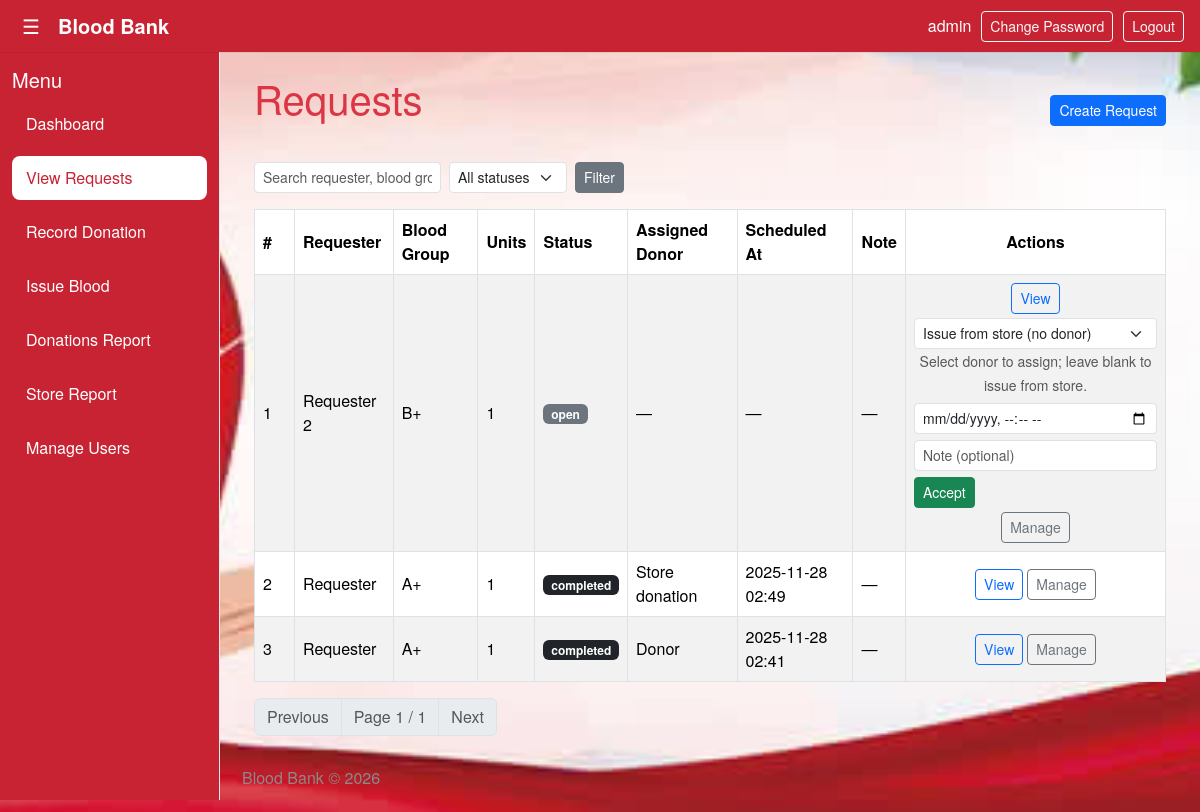
The app's page /requests (signed in) with its own data.
### tables this page shows
CREATE TABLE users (
            id INTEGER PRIMARY KEY,
            name TEXT,
            email_id TEXT UNIQUE,
            phone TEXT,
            username TEXT UNIQUE NOT NULL,
            password_hash TEXT NOT NULL,
            role TEXT NOT NULL DEFAULT 'donor',
            linked_entity_id INTEGER,
            created_at TIMESTAMP DEFAULT CURRENT_TIMESTAMP,
            is_active INTEGER DEFAULT 1,
            profile_pic TEXT,
            blood_type TEXT
        , total_units INTEGER DEFAULT 0, last_donation TIMESTAMP);

CREATE TABLE requests (
            id INTEGER PRIMARY KEY AUTOINCREMENT,
            requester_id INTEGER,
            requester_name TEXT,
            requester_username TEXT,
            blood_group TEXT,
            units INTEGER,
            status TEXT DEFAULT 'open',
            accepted_by INTEGER DEFAULT NULL,
            accepted_by_name TEXT,
            assigned_donor_id INTEGER DEFAULT NULL,
            assigned_donor_name TEXT,
            note TEXT,
            created_at TEXT DEFAULT CURRENT_TIMESTAMP
        , scheduled_at TEXT DEFAULT NULL, completed_at TEXT DEFAULT NULL, donation_id INTEGER DEFAULT NULL);

### bb.py (the view, shortened to what this page needs)
@app.route("/requests")
@login_required
def requests_page():
    page = request.args.get('page', 1, type=int)
    per_page = 20 # items per page
    offset = (page - 1) * per_page
    status_filter = request.args.get('status', '').strip()
    q_filter = request.args.get('q', '').strip()
    base_query = "SELECT * FROM requests WHERE 1=1"
    count_query = "SELECT COUNT(*) FROM requests WHERE 1=1"
    params = []
    count_params = []
    if is_requester():
        base_query += " AND requester_id = ?"
        count_query += " AND requester_id = ?"
        params.append(current_user.id)
        count_params.append(current_user.id)
    if status_filter:
        base_query += " AND status = ?"
        count_query += " AND status = ?"
        params.append(status_filter)
        count_params.append(status_filter)
    if q_filter:
        q_like = f"%{q_filter}%"
        base_query += " AND (requester_name LIKE ? OR requester_username LIKE ? OR blood_group LIKE ?)"
        count_query += " AND (requester_name LIKE ? OR requester_username LIKE ? OR blood_group LIKE ?)"
        params.extend([q_like, q_like, q_like])
        count_params.extend([q_like, q_like, q_like])
    total_count_row = db_fetchone(count_query, tuple(count_params))
    total_count = int(row_get(total_count_row, 0, 0) or 0)
    requests = rows_to_dicts(db_fetchall(
        f"{base_query} ORDER BY created_at DESC LIMIT ? OFFSET ?",
        tuple(params + [per_page, offset])
    ))
    total_pages = (total_count + per_page - 1) // per_page if per_page else 1
    pagination = {
        "page": page,
        "per_page": per_page,
        "has_prev": page > 1,
        "has_next": page < total_pages,
        "prev_page": page - 1,
        "next_page": page + 1,
        "total_pages": total_pages,
        "total_count": total_count
    }
    donors_list = []
    if is_admin() or is_staff():
        donors_list = get_donors_list()
    return render_template("requests.html",
                           requests=requests,
                           pagination=pagination,
                           donors=donors_list)

### bb.py (called while the page is built)
def get_db():
    conn = sqlite3.connect(DB_PATH)
    conn.row_factory = sqlite3.Row
    return conn

def db_fetchall(sql, params=()):
    conn = get_db()
    try:
        cur = conn.cursor()
        cur.execute(sql, params)
        rows = cur.fetchall()
        return rows
    finally:
        if conn:
            conn.close()

def db_fetchone(sql, params=()):
    conn = get_db()
    try:
        cur = conn.cursor()
        cur.execute(sql, params)
        row = cur.fetchone()
        return row
    finally:
        if conn:
            conn.close()

def rows_to_dicts(rows):
    return [dict(r) for r in rows]

def row_get(row, key, default=None):
    if row is None:
        return default
    try:
        return row[key]
    except Exception:
        try:
            return dict(row).get(key, default)
        except Exception:
            return default

@login_manager.user_loader
def load_user(user_id):
    row = db_fetchone(
        """
        SELECT
            id, username, role, password_hash, name,
            blood_type, linked_entity_id, is_active, email_id, phone
        FROM users WHERE id = ?
        """,
        (user_id,)
    )
    if row:
        return User(row)
    return None

def is_admin():
    return current_user.is_authenticated and current_user.role == 'admin'

def is_donor():
    return current_user.is_authenticated and current_user.role == 'donor'

def is_requester():
    return current_user.is_authenticated and current_user.role == 'requester'

@app.context_processor
def inject_helpers():
    def current_year():
        return datetime.utcnow().year
    def utcnow():
        return datetime.utcnow().isoformat(sep=' ', timespec='seconds')
    return {"current_year": current_year, "utcnow": utcnow}

def get_donors_list():
    try:
        rows = db_fetchall("""
            SELECT id, name, blood_type
            FROM users
            WHERE role = 'donor' AND is_active = 1
            ORDER BY name
        """)
    except Exception as e:
        print(f"Database error fetching donors list: {e}")
        return []
    donors = []
    for row in rows:
        donors.append({
            'id': row_get(row, 'id'),
            'name': row_get(row, 'name', row_get(row, 'username', 'Unknown Donor')),
            'blood_group': row_get(row, 'blood_type', 'Unknown'),
        })
    return donors

    @property
    def is_active(self):
        return self._is_active

### templates/requests.html (shortened to what this page needs)
{% extends "base.html" %}
{% block content %}
<div class="container">
  <div class="d-flex justify-content-between align-items-center mb-3">
    <h1 class="text-danger mb-4">Requests</h1>
    <div>
      {% if current_user.is_authenticated and current_user.role == 'requester' %}
        <a href="{{ url_for('create_request') }}" class="btn btn-primary btn-sm">Request Blood</a>
      {% elif current_user.is_authenticated and (current_user.role in ['admin','staff']) %}
        <a href="{{ url_for('create_request') }}" class="btn btn-primary btn-sm">Create Request</a>
      {% endif %}
    </div>
  </div>
  <form method="get" class="row g-2 mb-3">
    <div class="col-auto">
      <input name="q"
             value="{{ request.args.get('q','') }}"
             class="form-control form-control-sm"
             placeholder="Search requester, blood group...">
    </div>
    <div class="col-auto">
      <select name="status" class="form-select form-select-sm">
        <option value="">All statuses</option>
      </select>
    </div>
    <div class="col-auto">
      <button class="btn btn-sm btn-secondary" type="submit">Filter</button>
    </div>
  </form>
  <div class="table-responsive">
    <table class="table table-striped table-bordered align-middle">
      <thead>
        <tr>
          <th style="width:40px">#</th>
          <th>Requester</th>
          <th>Blood Group</th>
          <th>Units</th>
          <th>Status</th>
          <th>Assigned Donor</th>
          <th>Scheduled At</th>
          <th>Note</th>
          <th style="width:260px" class="text-center">Actions</th>
        </tr>
      </thead>
      <tbody>
        {% if requests %}
          {% for req in requests %}
          <tr>
            <td>{{ loop.index }}</td>
            <td>{{ req.requester_name or req.requester_username or '—' }}</td>
            <td>{{ req.blood_group or '—' }}</td>
            <td>{{ req.units or '—' }}</td>
            <td>
              {% set st = req.status or '—' %}
              {% set badge_class =
                 'secondary' if st == 'open' else
                 'success'   if st == 'accepted' else
                 'info'      if st == 'scheduled' else
                 'dark'      if st == 'completed' else
                 'warning' %}
              <span class="badge bg-{{ badge_class }}">{{ st }}</span>
            </td>
            <td>{{ req.assigned_donor_name or '—' }}</td>
            <td>
              {% if req.scheduled_at %}
                {{ req.scheduled_at.replace('T',' ') if 'T' in req.scheduled_at else req.scheduled_at }}
              {% else %}
                —
              {% endif %}
            </td>
            <td style="max-width:220px; white-space:nowrap; overflow:hidden; text-overflow:ellipsis;">
              {{ req.note or '—' }}
            </td>
            <td class="text-center">
              <div class="d-flex justify-content-center align-items-center gap-1 flex-wrap">
                <a href="{{ url_for('request_detail', id=req.id) }}"
                   class="btn btn-sm btn-outline-primary"
                   title="View request">View</a>
                {% if current_user.role != 'requester' %}
                  {% if req.status == 'open' %}
                    <form method="post"
                          action="{{ url_for('requests_accept') }}"
                          class="d-inline-flex align-items-center flex-wrap"
                          style="gap:6px;">
                      {% if current_user.role in ['admin','staff'] %}
                        <div>
                          <select name="donor_id"
                                  class="form-select form-select-sm"
                                  style="min-width:180px;">
                            <option value="">
                              Issue from store (no donor)
                            </option>
                          </select>
                          <small class="text-muted">
                            Select donor to assign; leave blank to issue from store.
                          </small>
                        </div>
                      {% elif current_user.role == 'donor' %}
                        <div>
                          <small class="text-muted">
                            Accepting will assign this request to you.
                          </small>
                        </div>
                      {% endif %}
                      <input type="datetime-local"
                             name="scheduled_at"
                             class="form-control form-control-sm"
                             title="Schedule (optional)"
                             style="min-width:170px;">
                      <input type="text"
                             name="note"
                             class="form-control form-control-sm"
                             placeholder="Note (optional)"
                             style="min-width:120px;">
                      <button type="submit" class="btn btn-sm btn-success">
                        Accept
                      </button>
                    </form>
                  {% endif %}
                  {% if current_user.role in ['admin','staff'] %}
                    <a href="{{ url_for('request_detail', id=req.id) }}"
                       class="btn btn-sm btn-outline-secondary"
                       title="Edit / Manage">
                      Manage
                    </a>
                  {% endif %}
                {% endif %}
              </div>
            </td>
          </tr>
          {% endfor %}
        {% else %}
          <tr>
            <td colspan="9" class="text-center">No requests found.</td>
          </tr>
        {% endif %}
      </tbody>
    </table>
  </div>
  {% if pagination %}
  <nav aria-label="Requests pagination">
    <ul class="pagination">
      {% if pagination.has_prev %}
        <li class="page-item">
          <a class="page-link"
             href="{{ url_for('requests_page',
                              page=pagination.prev_page,
                              status=request.args.get('status',''),
                              q=request.args.get('q','')) }}">Previous</a>
        </li>
      {% else %}
        <li class="page-item disabled"><span class="page-link">Previous</span></li>
      {% endif %}
      <li class="page-item disabled">
        <span class="page-link">
          Page {{ pagination.page }}{% if pagination.total_pages %} / {{ pagination.total_pages }}{% endif %}
        </span>
      </li>
      {% if pagination.has_next %}
        <li class="page-item">
          <a class="page-link"
             href="{{ url_for('requests_page',
                              page=pagination.next_page,
                              status=request.args.get('status',''),
                              q=request.args.get('q','')) }}">Next</a>
        </li>
      {% else %}
        <li class="page-item disabled"><span class="page-link">Next</span></li>
      {% endif %}
    </ul>
  </nav>
  {% endif %}
</div>
{% endblock %}

### templates/base.html (shortened to what this page needs)
<!doctype html>
<html lang="en">
<head>
  <link href="https://cdn.jsdelivr.net/npm/bootstrap@5.3.2/dist/css/bootstrap.min.css" rel="stylesheet">
  <link rel="stylesheet" href="{{ url_for('static', filename='css/style.css') }}">
</head>
<body>
  <div class="topbar">
    <div style="display:flex;align-items:center">
      <button id="menu-toggle" class="hamburger">&#9776;</button>
      <div class="brand">Blood Bank</div>
    </div>
    <div class="top-actions">
      {% if current_user.is_authenticated %}
        <div style="color:white; text-transform:lowercase;">{{ current_user.username }}</div>
        <a href="{{ url_for('change_password') }}" class="btn btn-sm btn-outline-light">Change Password</a>
        <a href="{{ url_for('logout') }}" class="btn btn-sm btn-outline-light">Logout</a>
      {% endif %}
    </div>
  </div>
  <div class="layout">
    <aside id="sidebar" class="sidebar">
      <h5>Menu</h5>
      <ul class="nav-list">
        {% if not current_user.is_authenticated %}
          <li><a href="{{ url_for('register_donor') }}">Register as Donor</a></li>
          <li><a href="{{ url_for('register_requester') }}">Register as Requester</a></li>
        {% else %}
          {% if current_user.role in ['admin','staff'] %}
            <li><a class="{% if request.endpoint == 'dashboard' %}active{% endif %}" href="{{ url_for('dashboard') }}">Dashboard</a></li>
            <li><a class="{% if request.endpoint == 'requests_page' %}active{% endif %}" href="{{ url_for('requests_page') }}">View Requests</a></li>
            <li><a class="{% if request.endpoint == 'record_donation' %}active{% endif %}" href="{{ url_for('record_donation') }}">Record Donation</a></li>
            <li><a class="{% if request.endpoint == 'issue_blood' %}active{% endif %}" href="{{ url_for('issue_blood') }}">Issue Blood</a></li>
            <li><a class="{% if request.endpoint == 'donations_report' %}active{% endif %}" href="{{ url_for('donations_report') }}">Donations Report</a></li>
            <li><a class="{% if request.endpoint == 'store_report' %}active{% endif %}" href="{{ url_for('store_report') }}">Store Report</a></li>
            <li><a class="{% if request.endpoint == 'users' %}active{% endif %}" href="{{ url_for('users') }}">Manage Users</a></li>
          {% endif %}
        {% endif %}
      </ul>
    </aside>
    <main class="content">
      {% block content %}{% endblock %}
      <footer class="site-footer">
        Blood Bank © {{ current_year() }}
      </footer>
    </main>
  </div>
</body>
</html>

### static/css/style.css (style rules this page uses)
body { background: #f8f9fa; font-family: system-ui, -apple-system, "Segoe UI", Roboto, "Helvetica Neue", Arial; }
.sidebar { height: 100vh; border-right: 1px solid #e9ecef; }
.table thead th { vertical-align: middle; }
.btn-sm { padding: .25rem .5rem; }

### records on screen
users: username "admin"
requests: requester_name "Requester 2", blood_group "B+", units "1", status "open", assigned_donor_name "—", note "—"
requests: requester_name "Requester", blood_group "A+", units "1", status "completed", assigned_donor_name "Store donation", scheduled_at "2025-11-28 02:49", note "—"
requests: requester_name "Requester", blood_group "A+", units "1", status "completed", assigned_donor_name "Donor", scheduled_at "2025-11-28 02:41", note "—"

### other values on screen
{{ pagination.page }} "1"
{{ pagination.total_pages }} "1"
{{ current_year() }} "2026"
